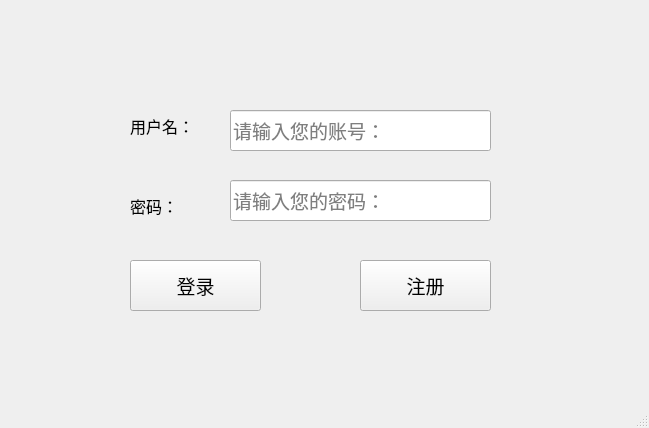
<?xml version="1.0" encoding="UTF-8"?>
<ui version="4.0">
 <class>loginWindow</class>
 <widget class="QMainWindow" name="loginWindow">
  <property name="geometry">
   <rect>
    <x>0</x>
    <y>0</y>
    <width>649</width>
    <height>428</height>
   </rect>
  </property>
  <property name="windowTitle">
   <string>登陆界面</string>
  </property>
  <widget class="QWidget" name="centralwidget">
   <widget class="QLabel" name="label_name">
    <property name="geometry">
     <rect>
      <x>130</x>
      <y>110</y>
      <width>101</width>
      <height>31</height>
     </rect>
    </property>
    <property name="font">
     <font>
      <family>Consolas</family>
      <pointsize>12</pointsize>
     </font>
    </property>
    <property name="text">
     <string>用户名：</string>
    </property>
   </widget>
   <widget class="QLabel" name="label_pwd">
    <property name="geometry">
     <rect>
      <x>130</x>
      <y>190</y>
      <width>101</width>
      <height>31</height>
     </rect>
    </property>
    <property name="font">
     <font>
      <family>Consolas</family>
      <pointsize>12</pointsize>
     </font>
    </property>
    <property name="text">
     <string>密码：</string>
    </property>
   </widget>
   <widget class="QPushButton" name="loginButton">
    <property name="geometry">
     <rect>
      <x>130</x>
      <y>260</y>
      <width>131</width>
      <height>51</height>
     </rect>
    </property>
    <property name="font">
     <font>
      <family>AcadEref</family>
      <pointsize>14</pointsize>
     </font>
    </property>
    <property name="text">
     <string>登录</string>
    </property>
   </widget>
   <widget class="QPushButton" name="registerButton">
    <property name="geometry">
     <rect>
      <x>360</x>
      <y>260</y>
      <width>131</width>
      <height>51</height>
     </rect>
    </property>
    <property name="font">
     <font>
      <family>AcadEref</family>
      <pointsize>14</pointsize>
     </font>
    </property>
    <property name="text">
     <string>注册</string>
    </property>
   </widget>
   <widget class="QLineEdit" name="lineEdit_name">
    <property name="geometry">
     <rect>
      <x>230</x>
      <y>110</y>
      <width>261</width>
      <height>41</height>
     </rect>
    </property>
    <property name="font">
     <font>
      <family>宋体</family>
      <pointsize>14</pointsize>
     </font>
    </property>
    <property name="focusPolicy">
     <enum>Qt::WheelFocus</enum>
    </property>
    <property name="placeholderText">
     <string>请输入您的账号：</string>
    </property>
   </widget>
   <widget class="QLineEdit" name="lineEdit_pwd">
    <property name="geometry">
     <rect>
      <x>230</x>
      <y>180</y>
      <width>261</width>
      <height>41</height>
     </rect>
    </property>
    <property name="font">
     <font>
      <family>宋体</family>
      <pointsize>14</pointsize>
     </font>
    </property>
    <property name="placeholderText">
     <string>请输入您的密码：</string>
    </property>
   </widget>
   <widget class="QLabel" name="tip_label">
    <property name="geometry">
     <rect>
      <x>500</x>
      <y>120</y>
      <width>101</width>
      <height>31</height>
     </rect>
    </property>
    <property name="font">
     <font>
      <family>宋体</family>
     </font>
    </property>
    <property name="contextMenuPolicy">
     <enum>Qt::ActionsContextMenu</enum>
    </property>
    <property name="toolTip">
     <string/>
    </property>
    <property name="toolTipDuration">
     <number>-1</number>
    </property>
    <property name="styleSheet">
     <string notr="true">color: rgb(255, 45, 8);</string>
    </property>
    <property name="text">
     <string/>
    </property>
   </widget>
  </widget>
  <widget class="QMenuBar" name="menubar">
   <property name="geometry">
    <rect>
     <x>0</x>
     <y>0</y>
     <width>649</width>
     <height>26</height>
    </rect>
   </property>
  </widget>
  <widget class="QStatusBar" name="statusbar"/>
 </widget>
 <resources/>
 <connections/>
</ui>
